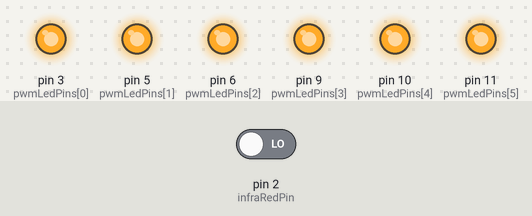
The sketch below on a simulated Arduino Uno, built with avr-gcc and run on an emulated ATmega328P. On the bench: output pins drawn as LEDs (lit = HIGH). The test bench sets the inputs (shaded band); at power-on: pin 2 (infraRedPin) LOW.

Above: at 1.2 s.
1.3 s: pin 2 (infraRedPin) driven HIGH
At 2.4 s:
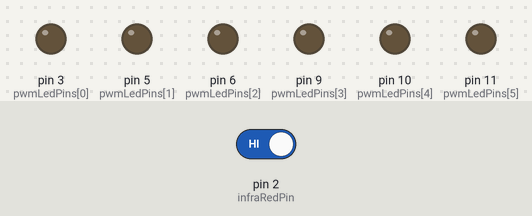
2.8 s: pin 2 (infraRedPin) driven LOW
At 3.6 s:
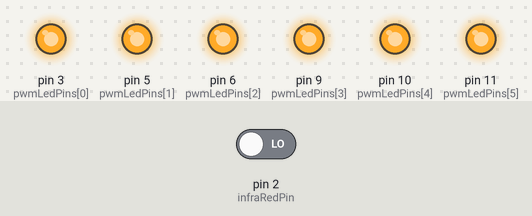
Timing chart, 0 to 5.8 s (numbered marks = the images above; inputs shaded):
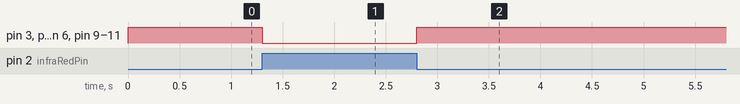

Measured:
- after the input at 1.3 s, pin 3 (pwmLedPins[0]), pin 5 (pwmLedPins[1]), pin 6 (pwmLedPins[2]), pin 9 (pwmLedPins[3]), pin 10 (pwmLedPins[4]), pin 11 (pwmLedPins[5]): HIGH → LOW at once
- after the input at 2.8 s, pin 3 (pwmLedPins[0]), pin 5 (pwmLedPins[1]), pin 6 (pwmLedPins[2]), pin 9 (pwmLedPins[3]), pin 10 (pwmLedPins[4]), pin 11 (pwmLedPins[5]): LOW → HIGH at once

The sketch:

exp07_infra.ino
```cpp
/************************************************************************************
* IMBRAX - INDUSTRIA MECATRONICA BRASILEIRA
* Nome: exp07_infra
* Descricao: Faz a leitura do sensor infra-vermelho (foto transistor) e se o sinal for
* interrompido desliga os leds.
*
* Escrito por: Diego W. Antunes <diego@imbrax.com.br>
* Data: 01/10/2011
*************************************************************************************/

/************************************************************************************
* Constantes utilizadas no programa
************************************************************************************/
const int infraRedPin = 2;
const int numLeds = 6; // Numero de leds conectados ao Arduino

/* Array com o numero dos pinos onde estao conectados os leds no Arduino, cada numero
* representa uma porta digital com suporte a PWM
*/
const int pwmLedPins[numLeds] = {3, 5, 6, 9, 10, 11};

/************************************************************************************
* Variaveis
************************************************************************************/

/************************************************************************************
* Funcao: setup
* Descricao: Faz a configuracao e inicializacao de algumas variaveis importantes
* Notas:
************************************************************************************/
void setup()
{
  Serial.begin(9600);
  pinMode(infraRedPin, INPUT);

  // Configura os pinos onde estao os LEDs como saida
  for (int i = 0; i < numLeds; i++)
    pinMode(pwmLedPins[i], OUTPUT);
}

/************************************************************************************
* Funcao: loop
* Descricao: Loop principal onde o microcontrolador deve passar a maior parte do tempo
* Notas:
************************************************************************************/
void loop()
{
  boolean sensor = false;

  sensor = digitalRead(infraRedPin);

  if (sensor == true) {
      // Loop para acender os LEDs usando o efeito de Fade
    for (int i = 0; i < numLeds; i++) {
      digitalWrite(pwmLedPins[i], LOW);
    }
  } else {
    for (int i = 0; i < numLeds; i++) {
      digitalWrite(pwmLedPins[i], HIGH);
    }
  }

  delay(100);  // Aguarda 200ms antes da proxima leitura
}
```
